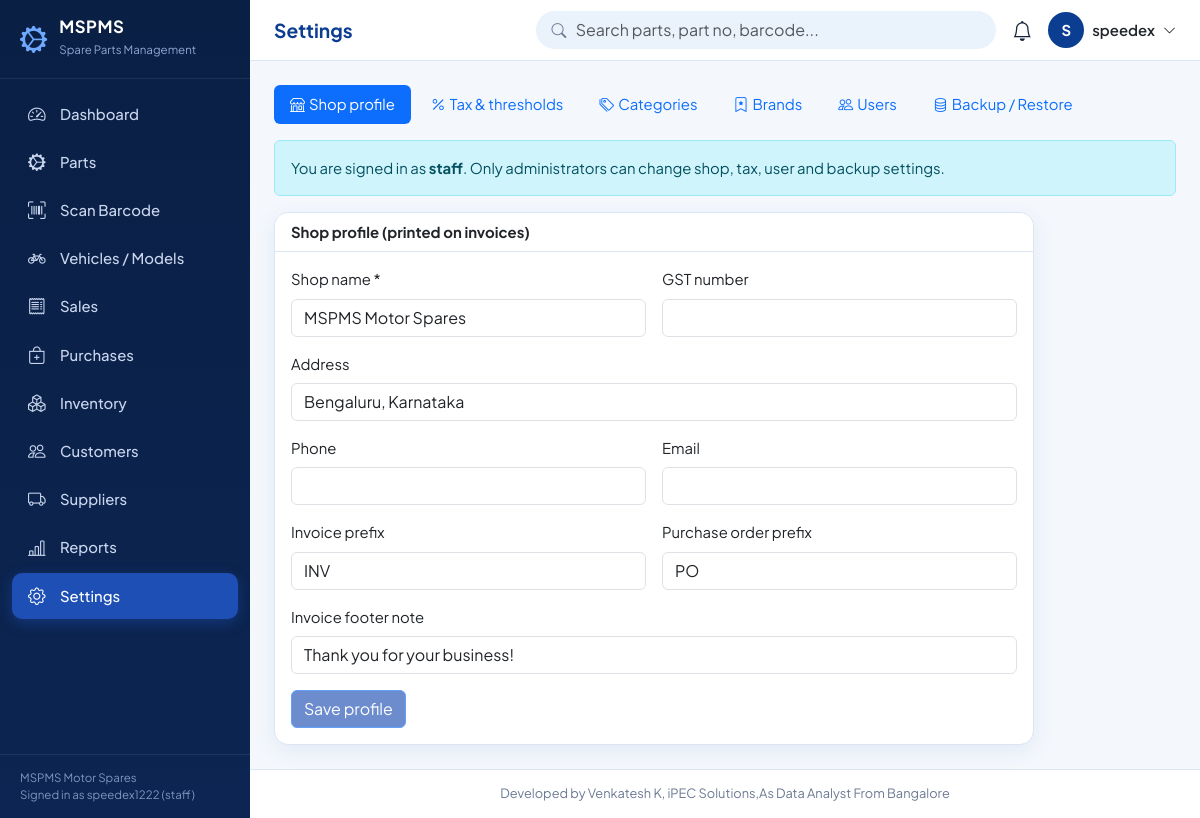
The page /settings (signed in) on the database its author committed.
### tables this page shows
CREATE TABLE settings (
    key   TEXT PRIMARY KEY,
    value TEXT
);

CREATE TABLE users (
    id            INTEGER PRIMARY KEY AUTOINCREMENT,
    username      TEXT NOT NULL UNIQUE COLLATE NOCASE CHECK (length(username) >= 3),
    password_hash TEXT NOT NULL,
    full_name     TEXT NOT NULL,
    email         TEXT,
    role          TEXT NOT NULL DEFAULT 'staff' CHECK (role IN ('admin','manager','staff')),
    active        INTEGER NOT NULL DEFAULT 1 CHECK (active IN (0,1)),
    created_at    TEXT NOT NULL DEFAULT (datetime('now','localtime'))
);

### app.py (the view)
@app.route("/settings")
def settings():
    return render_template(
        "settings.html", st={k: S(k) for k in DEFAULT_SETTINGS},
        categories=qall("SELECT c.*, (SELECT COUNT(*) FROM parts p WHERE p.category_id=c.id) n FROM categories c ORDER BY name"),
        brands=qall("SELECT b.*, (SELECT COUNT(*) FROM parts p WHERE p.brand_id=b.id) n FROM brands b ORDER BY name"),
        users=qall("SELECT * FROM users ORDER BY id"))

### app.py (called while the page is built)
def get_db():
    if "db" not in g:
        g.db = sqlite3.connect(DB_PATH)
        g.db.row_factory = sqlite3.Row
        g.db.execute("PRAGMA foreign_keys = ON")
    return g.db

def qall(sql, args=()):
    return get_db().execute(sql, args).fetchall()

def qone(sql, args=()):
    return get_db().execute(sql, args).fetchone()

def S(key, default=""):
    row = qone("SELECT value FROM settings WHERE key=?", (key,))
    return row["value"] if row and row["value"] is not None else default

@app.template_filter("dmy")
def dmy(v):
    try:
        return datetime.fromisoformat(str(v)[:19]).strftime("%d %b %Y")
    except (TypeError, ValueError):
        return v or ""

@app.template_global()
def csrf_token():
    if "_csrf" not in session:
        session["_csrf"] = secrets.token_hex(16)
    return session["_csrf"]

@app.template_global()
def csrf_input():
    return Markup(f'<input type="hidden" name="csrf_token" value="{csrf_token()}">')

@app.before_request
def before_request():
    g.user = None
    if session.get("uid"):
        g.user = qone("SELECT * FROM users WHERE id=? AND active=1", (session["uid"],))
        if g.user is None:
            session.pop("uid", None)
    if request.endpoint in (None, "static"):
        return None
    if request.method == "POST":  # CSRF protection for every POST
        token = request.form.get("csrf_token") or request.headers.get("X-CSRF-Token") or ""
        if not session.get("_csrf") or not secrets.compare_digest(token, session["_csrf"]):
            abort(400)
    if g.user is None and request.endpoint not in ("login", "signup"):
        if request.path.startswith("/api/"):
            return jsonify(error="Login required"), 401
        return redirect(url_for("login", next=request.path if request.method == "GET" else None))
    return None

@app.context_processor
def inject_globals():
    ctx = dict(CREDIT=CREDIT, shop_name=S("shop_name", "MSPMS"))
    if g.get("user"):
        ctx["low_count"] = qone(f"SELECT COUNT(*) c FROM ({PARTS_SQL}) WHERE total_qty <= reorder_level")["c"]
        ctx["low_list"] = qall(f"{PARTS_SQL} WHERE COALESCE(t.q,0) <= p.reorder_level ORDER BY total_qty LIMIT 6")
    return ctx

### templates/settings.html (shortened to what this page needs)
{% extends 'base.html' %}
{% from 'macros.html' import delete_btn %}
{% block title %}Settings{% endblock %}
{% block content %}
{% set is_admin = g.user.role == 'admin' %}
<ul class="nav nav-pills mb-3 gap-1" id="setTabs" role="tablist">
  {% for k, l, i in [('shop','Shop profile','shop'),('tax','Tax & thresholds','percent'),('categories','Categories','tags'),('brands','Brands','bookmark-star'),('users','Users','people'),('backup','Backup / Restore','database')] %}
  <li class="nav-item"><button class="nav-link {{ 'active' if loop.first }}" data-bs-toggle="pill" data-bs-target="#tab-{{ k }}" type="button"><i class="bi bi-{{ i }} me-1"></i>{{ l }}</button></li>{% endfor %}
</ul>
{% if not is_admin %}<div class="alert alert-info">You are signed in as <b>{{ g.user.role }}</b>. Only administrators can change shop, tax, user and backup settings.</div>{% endif %}
<div class="tab-content">
  <div class="tab-pane fade show active" id="tab-shop"><div class="card" style="max-width:760px"><div class="card-header">Shop profile (printed on invoices)</div>
    <form method="post" action="{{ url_for('settings_shop') }}" class="card-body row g-3 needs-validation" novalidate>{{ csrf_input() }}
      <div class="col-md-6"><label class="form-label">Shop name *</label><input class="form-control" name="shop_name" value="{{ st.shop_name }}" required></div>
      <div class="col-md-6"><label class="form-label">GST number</label><input class="form-control" name="gst_number" value="{{ st.gst_number }}" maxlength="15" pattern="[0-9A-Za-z]{15}"></div>
      <div class="col-12"><label class="form-label">Address</label><input class="form-control" name="shop_address" value="{{ st.shop_address }}"></div>
      <div class="col-md-6"><label class="form-label">Phone</label><input class="form-control" name="shop_phone" value="{{ st.shop_phone }}"></div>
      <div class="col-md-6"><label class="form-label">Email</label><input type="email" class="form-control" name="shop_email" value="{{ st.shop_email }}"></div>
      <div class="col-md-6"><label class="form-label">Invoice prefix</label><input class="form-control" name="invoice_prefix" value="{{ st.invoice_prefix }}" maxlength="8"></div>
      <div class="col-md-6"><label class="form-label">Purchase order prefix</label><input class="form-control" name="po_prefix" value="{{ st.po_prefix }}" maxlength="8"></div>
      <div class="col-12"><label class="form-label">Invoice footer note</label><input class="form-control" name="invoice_footer" value="{{ st.invoice_footer }}"></div>
      <div class="col-12"><button class="btn btn-primary" {{ 'disabled' if not is_admin }}>Save profile</button></div></form></div></div>
</div>
{% endblock %}

### templates/base.html (shortened to what this page needs)
<!doctype html>
<html lang="en">
<head>
  <link href="https://cdn.jsdelivr.net/npm/bootstrap@5.3.3/dist/css/bootstrap.min.css" rel="stylesheet">
  <link href="https://cdn.jsdelivr.net/npm/bootstrap-icons@1.11.3/font/bootstrap-icons.min.css" rel="stylesheet">
  <link href="{{ url_for('static', filename='css/style.css') }}" rel="stylesheet">
</head>
<body>
{% set nav = [
  ('/', 'Dashboard', 'speedometer2'), ('/parts', 'Parts', 'gear-wide-connected'), ('/scan', 'Scan Barcode', 'upc-scan'),
  ('/bikes', 'Vehicles / Models', 'bicycle'), ('/sales', 'Sales', 'receipt'), ('/purchases', 'Purchases', 'bag-plus'),
  ('/inventory', 'Inventory', 'boxes'), ('/customers', 'Customers', 'people'), ('/suppliers', 'Suppliers', 'truck'),
  ('/reports', 'Reports', 'bar-chart-line'), ('/settings', 'Settings', 'gear')] %}
<aside class="sidebar" id="sidebar" aria-label="Main navigation">
  <div class="brand"><i class="bi bi-gear-wide-connected"></i><div><b>MSPMS</b><small>Spare Parts Management</small></div></div>
  <nav>
    {% for href, label, icon in nav %}
    <a href="{{ href }}" class="{{ 'active' if (request.path == '/' if href == '/' else request.path.startswith(href)) }}"><i class="bi bi-{{ icon }}"></i>{{ label }}</a>
    {% endfor %}
  </nav>
  <div class="side-foot">{{ shop_name }}<br>Signed in as {{ g.user.username }} ({{ g.user.role }})</div>
</aside>
<div class="main">
  <header class="topbar no-print">
    <h1 class="page-title">{% block page_title %}{{ self.title() }}{% endblock %}</h1>
    <div class="gsearch d-none d-sm-block">
      <i class="bi bi-search"></i>
      <form action="{{ url_for('parts_list') }}" method="get" autocomplete="off">
        <input class="form-control" id="globalSearch" name="q" placeholder="Search parts, part no, barcode..." aria-label="Search parts">
      </form>
    </div>
    <div class="dropdown ms-auto ms-sm-0">
      <a href="#" class="bell" data-bs-toggle="dropdown" aria-label="Notifications"><i class="bi bi-bell"></i>
        {% if low_count %}<span class="badge rounded-pill bg-danger">{{ low_count }}</span>{% endif %}</a>
    </div>
    <div class="dropdown">
      <a href="#" class="d-flex align-items-center gap-2 text-decoration-none text-dark" data-bs-toggle="dropdown" aria-label="User menu">
        <span class="avatar">{{ g.user.full_name[:1]|upper }}</span><span class="d-none d-md-inline fw-semibold">{{ g.user.full_name }}</span><i class="bi bi-chevron-down small"></i></a>
    </div>
  </header>
  <main class="content">
    {% block content %}{% endblock %}
  </main>
  <footer class="app-footer">{{ CREDIT }}</footer>
</div>
</body>
</html>

### static/css/style.css (style rules this page uses)
:root { --navy:#0A1F44; --royal:#0B3D91; --blue:#1E4FB5; --panel:#EAF2FB; --bg:#F4F8FD; --ink:#16233b; --muted:#6b7a93; --line:#dbe5f3; --ok:#12805c; --warn:#b7791f; --bad:#c0392b; --radius:14px; --shadow:0 6px 22px rgba(11,61,145,.08); --bs-primary:#1E4FB5; --bs-primary-rgb:30,79,181; --bs-body-font-family:'Plus Jakarta Sans',system-ui,-apple-system,'Segoe UI',Roboto,sans-serif; }
body { background:var(--bg);color:var(--ink);font-size:.93rem }
a { color:var(--blue) }
.btn-primary { --bs-btn-bg:var(--blue);--bs-btn-border-color:var(--blue);--bs-btn-hover-bg:var(--royal);--bs-btn-hover-border-color:var(--royal);--bs-btn-active-bg:var(--royal);--bs-btn-disabled-bg:var(--blue) }
.sidebar { position:fixed;inset:0 auto 0 0;width:250px;background:linear-gradient(180deg,var(--navy) 0%,#0c2552 100%);color:#c9d6ee;z-index:1040;display:flex;flex-direction:column;transition:transform .25s ease }
.sidebar .brand { display:flex;gap:.75rem;align-items:center;padding:1.15rem 1.25rem;border-bottom:1px solid rgba(255,255,255,.08);color:#fff }
.sidebar .brand i { font-size:1.7rem;color:#6ea8ff }
.sidebar .brand b { display:block;letter-spacing:.5px;font-size:1.05rem;line-height:1.1 }
.sidebar .brand small { color:#8fa6d1;font-size:.72rem }
.sidebar nav { padding:.75rem;overflow-y:auto;flex:1 }
.sidebar nav a { display:flex;align-items:center;gap:.8rem;padding:.62rem .9rem;border-radius:10px;color:#c9d6ee;text-decoration:none;margin-bottom:2px;font-weight:500 }
.sidebar nav a i { font-size:1.1rem;width:1.3rem;text-align:center }
.sidebar nav a.active { background:var(--blue);color:#fff;box-shadow:0 4px 14px rgba(30,79,181,.45) }
.sidebar .side-foot { padding:.9rem 1.25rem;font-size:.72rem;color:#7f95c0;border-top:1px solid rgba(255,255,255,.08) }
.main { margin-left:250px;min-height:100vh;display:flex;flex-direction:column }
.topbar { position:sticky;top:0;z-index:1020;background:#fff;border-bottom:1px solid var(--line);padding:.7rem 1.5rem;display:flex;align-items:center;gap:1rem }
.page-title { font-size:1.2rem;font-weight:700;margin:0;color:var(--royal);white-space:nowrap }
.gsearch { position:relative;flex:1;max-width:460px;margin-left:auto }
.gsearch input { border-radius:30px;padding-left:2.4rem;background:var(--panel);border-color:transparent }
.gsearch>i { position:absolute;left:.95rem;top:50%;transform:translateY(-50%);color:var(--muted) }
.bell { position:relative;color:var(--ink);font-size:1.25rem }
.avatar { width:36px;height:36px;border-radius:50%;background:var(--royal);color:#fff;display:inline-flex;align-items:center;justify-content:center;font-weight:700 }
.content { padding:1.5rem;flex:1 }
.app-footer { padding:.9rem 1.5rem;text-align:center;color:var(--muted);font-size:.8rem;border-top:1px solid var(--line);background:#fff }
.card { border:1px solid var(--line);border-radius:var(--radius);box-shadow:var(--shadow) }
.card-header { background:#fff;border-bottom:1px solid var(--line);font-weight:700;border-radius:var(--radius) var(--radius) 0 0!important;display:flex;align-items:center;justify-content:space-between;gap:.5rem }

### rows shown on the page
settings: value "MSPMS Motor Spares", shop_name "MSPMS Motor Spares"
users: user.username "speedex1222", user.role "staff", user "S", user.full_name "speedex"
settings: shop_address "Bengaluru, Karnataka"
settings: invoice_prefix "INV"
settings: po_prefix "PO"
settings: invoice_footer "Thank you for your business!"

### other values the page prints
{{ label }} "Dashboard" "Parts" "Scan Barcode" "Vehicles / Models" "Sales" "Purchases" "Inventory" "Customers" "Suppliers" "Reports" "Settings"
{{ l }} "Shop profile" "Tax & thresholds" "Categories" "Brands" "Users" "Backup / Restore"
{{ CREDIT }} "Developed by Venkatesh K, iPEC Solutions,As Data Analyst From Bangalore"
